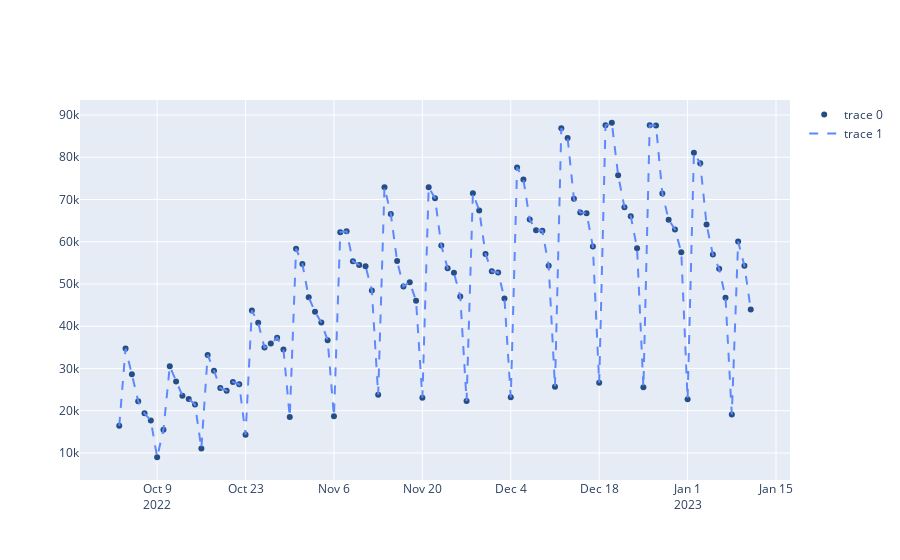

The notebook cell saved with this chart:
### Markdown cell above
# Data 속성 (go.Figure()에서 할당하기)

### Code cell
import plotly.graph_objects as go # go.Figure()의 data 매개변수인 data 속성들로 구성된 딕셔너리를 할당
go.Figure(
    data = [{
        'type':'scatter','mode':'markers', # scatter 트레이스의 markers 속성 설정
        ## X,y 축에 변수 매핑
        'x' : df_covid19_100.loc[df_covid19_100['iso_code'] == 'KOR','date'],
        'y' : df_covid19_100.loc[df_covid19_100['iso_code'] == 'KOR','new_cases'],
        ## 마커 색상 설정
        'marker' : {'color':'#264E86'}},
        ## scatter 트레이스의 lines 속성 설정
        {'type':'scatter','mode':'lines',
        'x' : df_covid19_100.loc[df_covid19_100['iso_code'] == 'KOR','date'],
        'y' : df_covid19_100.loc[df_covid19_100['iso_code'] == 'KOR','new_cases'],
        'line': {'color':"#5E88FC",'dash':'dash'}} # dash는 점선 표시이다.
    ]
)
